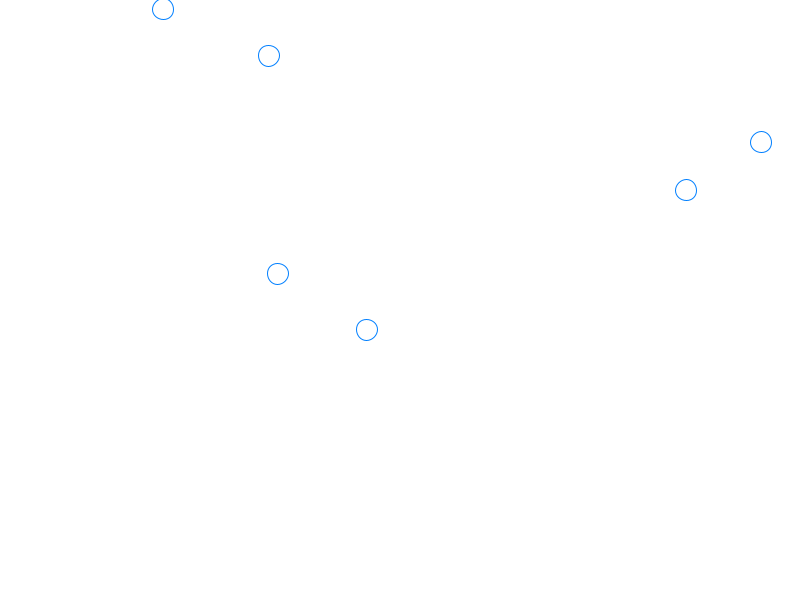
Frame 1 (no input)
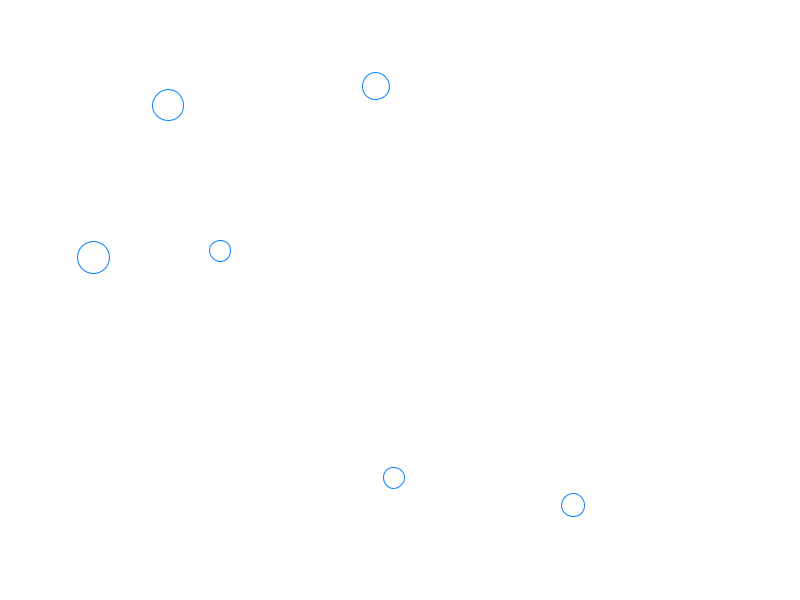
Frame 60 (the mouse pressed at the canvas centre just before this capture)
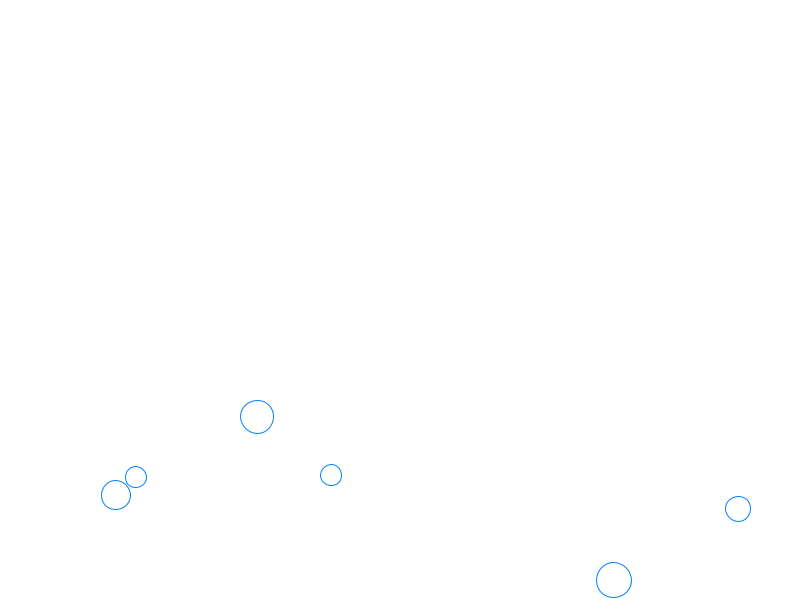
Frame 120 (the mouse held since frame 60 and released just before this capture)

The Processing sketch that drew these frames (run headless with seeded random() and noise(); from frame 60 on, the mouse is pressed at the canvas centre):

// Processing sketch: rain
// ── rain.pde
int NUM = 7;
PVector[] size = new PVector[NUM];
PVector[] location = new PVector[NUM];
PVector[] velocity = new PVector[NUM];
void setup() {
  size(800,600);
  frameRate(900);
  for(int i = 0; i < NUM; i++) {
     size[i] = new PVector(20,20);
     location[i] = new PVector(random(width),random(height));
     velocity[i] = new PVector(1,1);
  }
}

void draw() {
  background(255);
  stroke(0,127,255);
  fill(255,255,255,0);
  for(int i = 1; i < NUM; i++) {
    float max = random(30,50);
    if(size[i].x < max) {
      size[i].add(velocity[i]);
      ellipse(location[i].x,location[i].y,size[i].x,size[i].y);
    } else {
      location[i] = new PVector(random(width),random(height));
      size[i] = new PVector(20,20);
    }
  }
}
